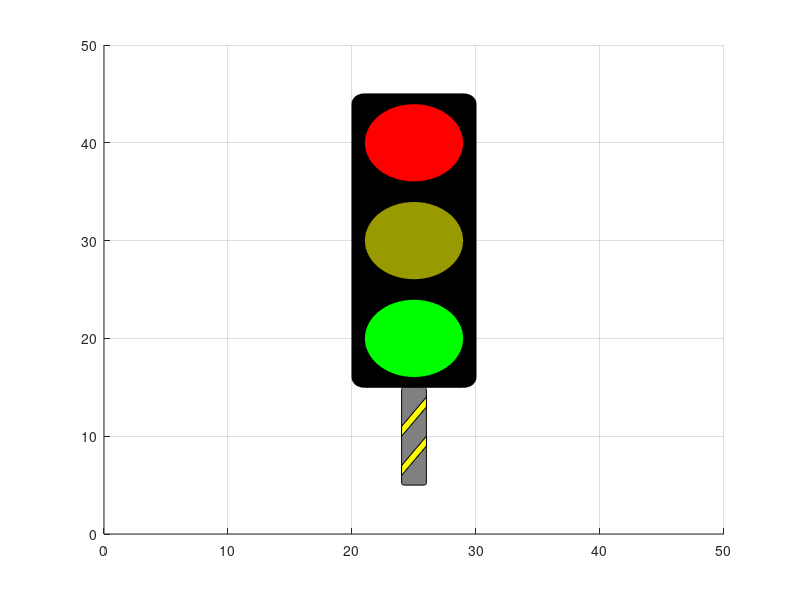

The MATLAB script that drew this image: (Note: this script raises an error after producing the figure.)
%%
% traffic light position, filling color, and curvatue.
TL_POS = [20 15 10 30];
TL_FACE_COLOR = [0 0 0];
TL_CURVATURE = 0.2;

% same radius and X center for all three circles.
RADIUS = 4;
CENTER_X = 25;

% Red, Yellow, and Green centers on Y axis.
RED_CENTER_Y = 40;
YELLOW_CENTER_Y = 30;
GREEN_CENTER_Y = 20;


trafficLight_Head = rectangle('Position', TL_POS,...
    'FaceColor', TL_FACE_COLOR ,...
    'Curvature', TL_CURVATURE );

redCircle = rectangle('Position', [CENTER_X-RADIUS, RED_CENTER_Y-RADIUS, RADIUS*2, RADIUS*2],...
    'Curvature', 1,...
    'FaceColor', [1 0 0]);
yellowCircle = rectangle('Position', [CENTER_X-RADIUS, YELLOW_CENTER_Y-RADIUS, RADIUS*2, RADIUS*2],...
    'FaceColor', [0.6 0.6 0],...
    'Curvature', 1);
greenCircle = rectangle('Position', [CENTER_X-RADIUS, GREEN_CENTER_Y-RADIUS, RADIUS*2, RADIUS*2],...
    'FaceColor', [0 1 0],...
    'Curvature', 1);

trafficLight_Base = rectangle('Position', [24 5 2 10],...
    'FaceColor' , [0.5 0.5 0.5],...
    'Curvature', 0.2 );

hold on;

%line_1 = line([24 26], [10 13], 'Color', [1 1 0], 'LineWidth', 2);
x = [24, 24, 26, 26];
y = [10, 11, 14, 13];
fill(x, y, 'y');
fill(x, y-4, 'y');
%pgon1 = polyshape([24 24 26 26],[10 11 13])
%plot(pgon1)

xlim([0 50]);
ylim([0 50]);
grid on;

while 1
    redCircle.FaceColor = [1 0 0];
    greenCircle.FaceColor = [0 0.6 0];
    pause(1);
    
    redCircle.FaceColor = [0.5 0 0];
    yellowCircle.FaceColor = [1 1 0];
    pause(1);
    
    yellowCircle.FaceColor = [0.6 0.6 0];
    greenCircle.FaceColor = [0 1 0];
    pause(1);
end
%%